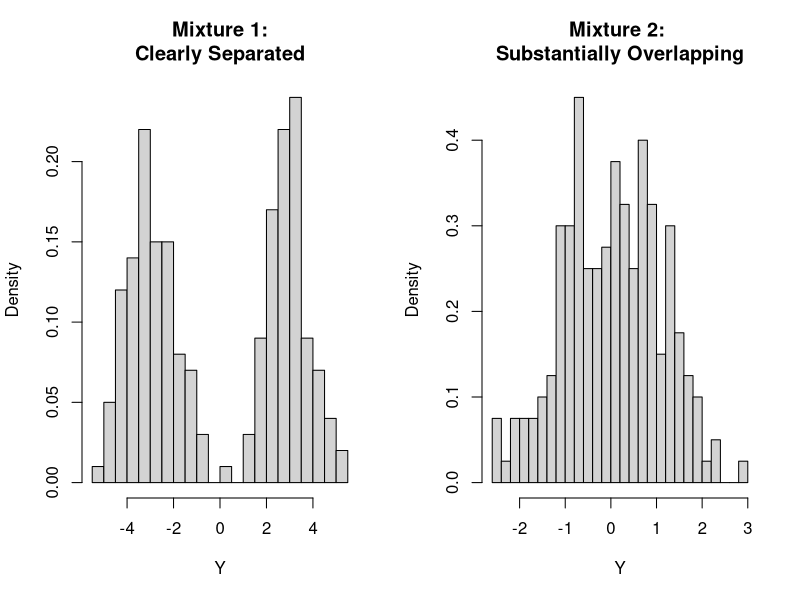
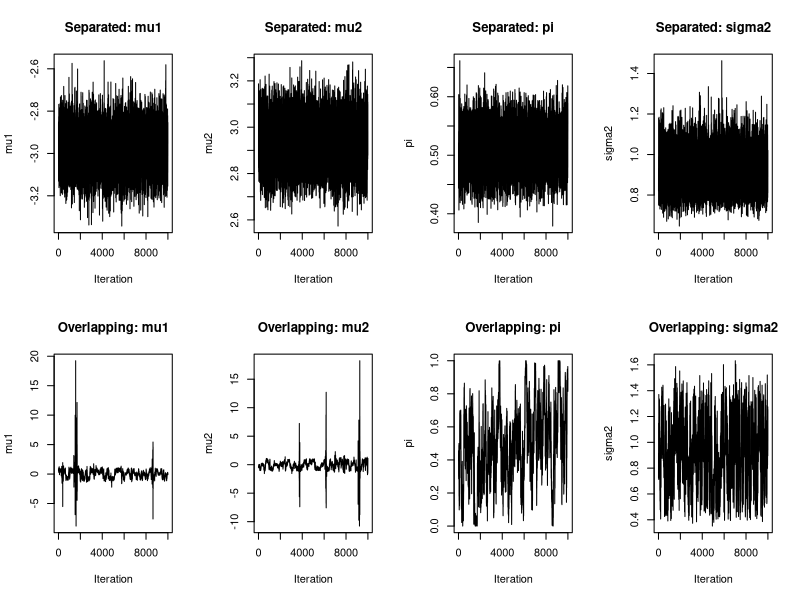
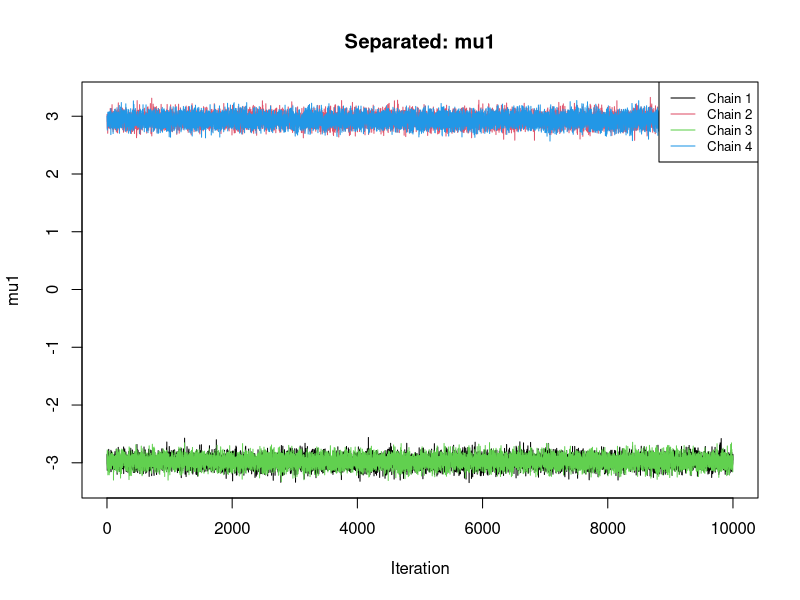
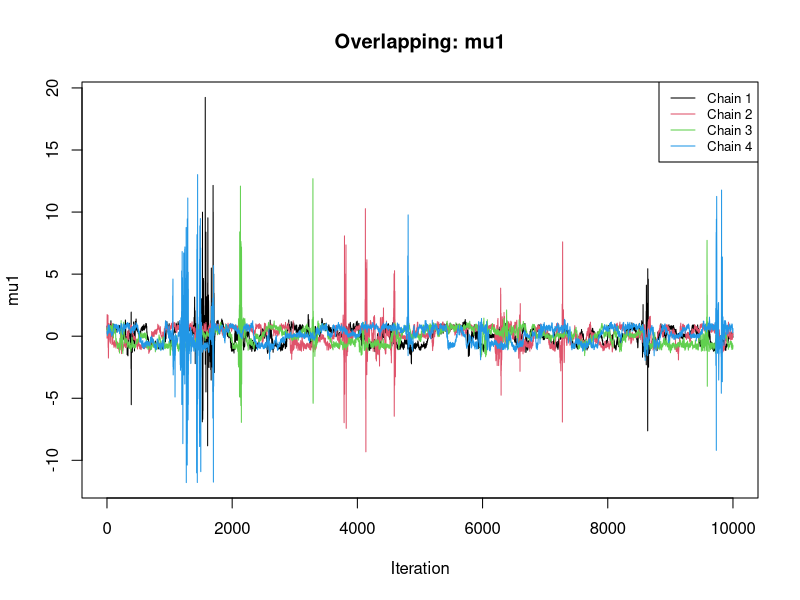
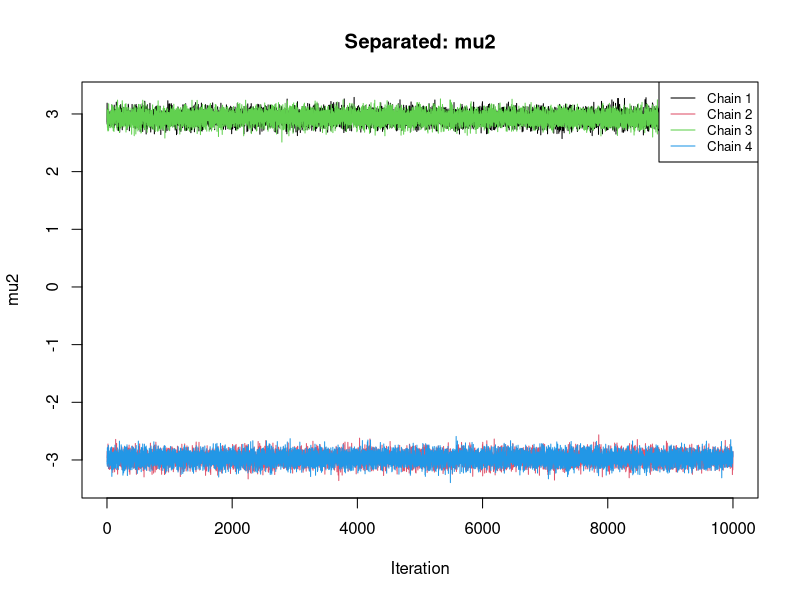
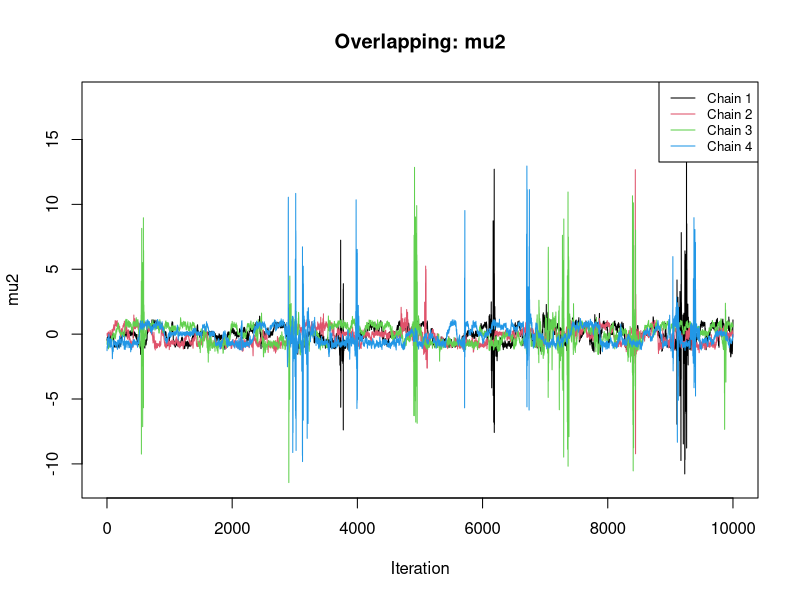
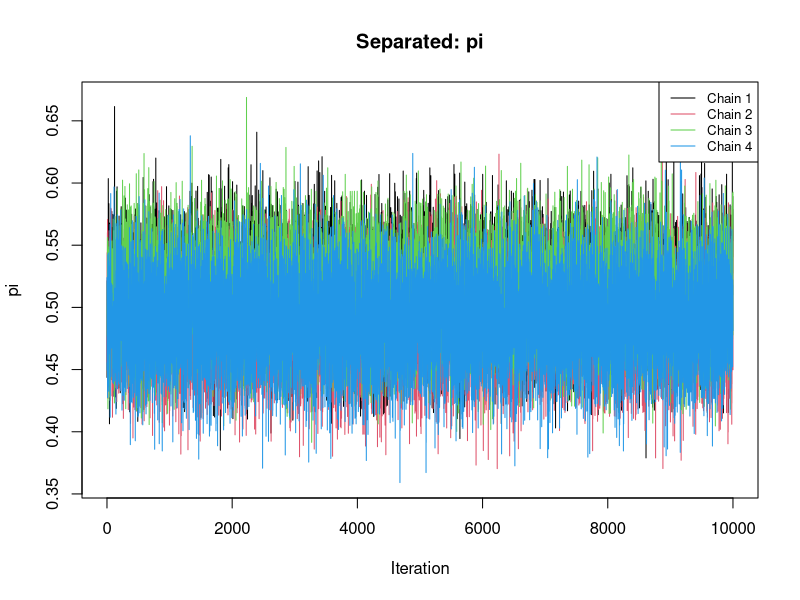
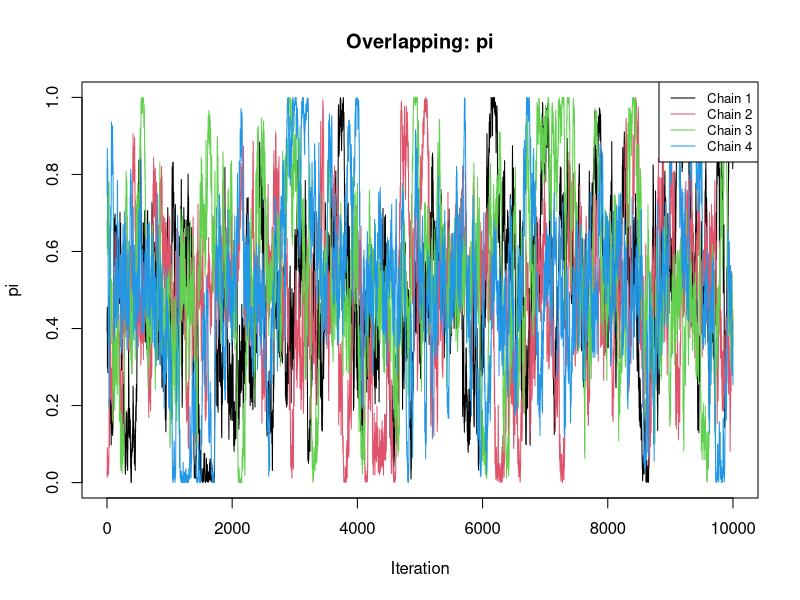

These figures' R source, in order:
## ---- chunk 1
knitr::opts_chunk$set(echo = TRUE)
## ---- chunk 2
#Gibbs sampler


gibbs_sampler <- function(y, n_iter = 12000,
                          m0 = 0, s0 = 5,
                          a = 1, b = 1,
                          alpha0 = 2, beta0 = 1,
                          mu1_init = -1,
                          mu2_init = 1,
                          pi_init = 0.5,
                          sigma2_init = 1) {

  n <- length(y)

  # Store posterior draws
  mu1 <- numeric(n_iter)
  mu2 <- numeric(n_iter)
  pi <- numeric(n_iter)
  sigma2 <- numeric(n_iter)

  # Store latent allocations
  Z <- matrix(NA_integer_, nrow = n_iter, ncol = n)

  # Initial parameter values
  mu1[1] <- mu1_init
  mu2[1] <- mu2_init
  pi[1] <- pi_init
  sigma2[1] <- sigma2_init

  # Initial allocations
  Z[1, ] <- ifelse(y < (mu1_init + mu2_init)/2, 1L, 2L) 

  for (t in 2:n_iter) {
    
    ##########################################
    # (a): Update Z_i
    ##########################################

    #Calculate the log density for component 1
    log_f1 <- dnorm(
      y, mean = mu1[t-1],
      sd = sqrt(sigma2[t-1]),
      log = TRUE
    )

    ##Calculate the log density for component 2
    log_f2 <- dnorm(
      y, mean = mu2[t-1],
      sd = sqrt(sigma2[t-1]),
      log = TRUE
    )

    # Conditional probability of component 1 (P(Z=1|y))
    w <- plogis(
      log(pi[t-1]) + log_f1 -
      log1p(-pi[t-1]) - log_f2
    )

    Z[t, ] <- ifelse(runif(n) < w, 1L, 2L) #if P(Z|y)<pi, assigned to 1L, otherwise assigned to 2L

    z <- Z[t, ]

    n1 <- sum(z == 1)
    n2 <- sum(z == 2)

    ##########################################
    # (b1): Update mu1
    ##########################################

    v1 <- 1 / (n1 / sigma2[t-1] + 1 / s0^2) #conditional variance
    m1 <- v1 * ((sum(y[z == 1]) / sigma2[t-1]) + (m0 / s0^2)) #conditional mean
    
    mu1[t] <- rnorm(1, mean = m1, sd = sqrt(v1)) #Generate a new value for \(\mu_1\)

    ##########################################
    # (b2): Update mu2
    ##########################################

    v2 <- 1 / (n2 / sigma2[t-1] + 1 / s0^2) #conditional variance
    m2 <- v2 * ((sum(y[z == 2]) / sigma2[t-1]) +(m0 / s0^2)) #conditional mean

    mu2[t] <- rnorm(1, mean = m2, sd = sqrt(v2)) #Generate a new value for \(\mu_2\)

    ##########################################
    # (c): Update pi
    ##########################################

    pi[t] <- rbeta(1, shape1 = a + n1, shape2 = b + n2)

    ##########################################
    # Step 5: Update sigma2
    ##########################################

    mu_z <- ifelse(z == 1, mu1[t], mu2[t]) #assign mean corresponding to each observation
    alpha_n <- alpha0 + n / 2
    beta_n <- beta0 + 0.5 * sum((y - mu_z)^2)

    # Inverse-Gamma random variable
    sigma2[t] <- 1 / rgamma(1, shape = alpha_n, rate = beta_n)
  }

  return(list(draws = data.frame(mu1, mu2, pi, sigma2), Z = Z))
}

## ---- chunk 3

simulate_mixture <- function(n, mu1, mu2, sigma2, pi) {

  # Generate component allocations
  z <- ifelse(runif(n) < pi, 1L, 2L)

  # Generate observations from their components
  y <- rnorm(n, mean = ifelse(z == 1, mu1, mu2), sd = sqrt(sigma2)  )

  return(list(y = y, z = z))
}


set.seed(123)

# Mixture 1: Clearly separated
data_sep <- simulate_mixture(
  n = 200,
  mu1 = -3,
  mu2 = 3,
  sigma2 = 1,
  pi = 0.5
)

# Mixture 2: Overlapping
data_overlap <- simulate_mixture(
  n = 200,
  mu1 = -0.5,
  mu2 = 0.5,
  sigma2 = 1,
  pi = 0.5
)

par(mfrow = c(1, 2))

hist(data_sep$y,
     breaks = 25,
     main = "Mixture 1:\nClearly Separated",
     xlab = "Y",
     probability = TRUE)

hist(data_overlap$y,
     breaks = 25,
     main = "Mixture 2: \nSubstantially Overlapping",
     xlab = "Y",
     probability = TRUE)

par(mfrow = c(1, 1))

## ---- chunk 4
# Initial values for the eight chains
initial_values <- list(
  c(-0.5, 0.5),
  c(0.5, -0.5),
  c(-3, 3),
  c(3, -3)
)

run_chains <- function(y, n_iter = 12000) {

  chains <- vector("list", 4)

  for (j in 1:4) {

    chains[[j]] <- gibbs_sampler(
      y = y,
      n_iter = n_iter,
      m0 = 0,
      s0 = 5,
      a = 1,
      b = 1,
      alpha0 = 2,
      beta0 = 1,
      mu1_init = initial_values[[j]][1],
      mu2_init = initial_values[[j]][2],
      pi_init = 0.5,
      sigma2_init = 1
    )
  }

  return(chains)
}

#run both simulations
set.seed(111)
chains_sep <- run_chains(data_sep$y)

set.seed(222)
chains_overlap <- run_chains(data_overlap$y)

#Remove burn in
burnin <- 2000

keep_sep <- lapply(chains_sep, function(x) {x$draws[-(1:burnin), ]})
keep_overlap <- lapply(chains_overlap, function(x) {x$draws[-(1:burnin), ]})

## ---- chunk 5
par(mfrow = c(2, 4))

# Clearly separated
for (parameter in c("mu1", "mu2", "pi", "sigma2")) {
  plot(
    keep_sep[[1]][[parameter]],
    type = "l",
    main = paste("Separated:", parameter),
    xlab = "Iteration",
    ylab = parameter
  )
}

# Overlapping
for (parameter in c("mu1", "mu2", "pi", "sigma2")) {
  plot(
    keep_overlap[[1]][[parameter]],
    type = "l",
    main = paste("Overlapping:", parameter),
    xlab = "Iteration",
    ylab = parameter
  )
}

par(mfrow = c(1, 1))

## ---- chunk 6
plot_chains <- function(chains, parameter, title) {

  values <- lapply(chains, function(x) x[[parameter]])

  plot(values[[1]], type = "l",
       ylim = range(unlist(values)),
       col = 1,
       main = title,
       xlab = "Iteration",
       ylab = parameter)

  for (j in 2:length(values)) {
    lines(values[[j]], col = j)
  }

  legend("topright",
         legend = paste("Chain", 1:length(values)),
         col = seq_along(values),
         lty = 1,
         cex = 0.8)
}

## ---- chunk 7


plot_chains(
  keep_sep,
  parameter = "mu1",
  title = "Separated: mu1"
)

plot_chains(
  keep_overlap,
  parameter = "mu1",
  title = "Overlapping: mu1"
)

## ---- chunk 8


plot_chains(
  keep_sep,
  parameter = "mu2",
  title = "Separated: mu2"
)

plot_chains(
  keep_overlap,
  parameter = "mu2",
  title = "Overlapping: mu2"
)

## ---- chunk 9

plot_chains(
  keep_sep,
  parameter = "pi",
  title = "Separated: pi"
)

plot_chains(
  keep_overlap,
  parameter = "pi",
  title = "Overlapping: pi"
)


## ---- chunk 10

plot_chains(
  keep_sep,
  parameter = "sigma2",
  title = "Separated: sigma2"
)

plot_chains(
  keep_overlap,
  parameter = "sigma2",
  title = "Overlapping: sigma2"
)


## ---- chunk 11
data_sep_c <- simulate_mixture(
  n = 200,
  mu1 = -3,
  mu2 = 3,
  sigma2 = 1,
  pi = 0.3
)
#change the pi to 0.3, so that it make it easier to identify the  label switching

set.seed(111)
chains_sep_c <- run_chains(data_sep_c$y)

keep_sep_c <- lapply(chains_sep_c, function(x) {x$draws[-(1:burnin), ]})

## ---- chunk 12

#Label switching for means

draws <- chains_sep_c[[1]]$draws

burnin <- 2000
draws <- draws[-(1:burnin), ]

par(mfrow = c(1, 2))

for (j in 1:2) {

  d <- chains_sep_c[[j]]$draws
  d <- d[-(1:burnin), ]

  plot(d$mu1,
       type = "l",
       col = "blue",
       ylim = range(d$mu1, d$mu2),
       main = paste("Chain", j),
       xlab = "Iteration",
       ylab = "Mean")

  lines(d$mu2, col = "red")
  
  
}


#Label switching for pi

par(mfrow = c(1, 2))

for (j in 1:2) {

  d <- chains_sep_c[[j]]$draws
  d <- d[-(1:burnin), ]

  plot(
    d$pi,
    type = "l",
    col = "blue",
    ylim = c(0, 1),
    main = paste("Chain", j, ": pi"),
    xlab = "Iteration",
    ylab = "pi"
  )

  abline(h = 0.5, col = "red", lty = 2)
}

## ---- chunk 13


all_draws <- do.call(
  rbind,
  lapply(chains_sep_c, function(x) {
    x$draws[-(1:burnin), ]
  })
)


# Post-process posterior samples
ordered_draws <- data.frame(

  mu_low = pmin(all_draws$mu1, all_draws$mu2),
  mu_high = pmax(all_draws$mu1, all_draws$mu2),

  pi_low = ifelse(
    all_draws$mu1 < all_draws$mu2,
    all_draws$pi,
    1 - all_draws$pi
  ),

  sigma2 = all_draws$sigma2
)

#plot

par(mfrow = c(2, 2))

hist(
  all_draws$mu1,
  breaks = 50,
  main = "Original mu1",
  xlab = "mu1"
)

hist(
  all_draws$mu2,
  breaks = 50,
  main = "Original mu2",
  xlab = "mu2"
)

hist(
  ordered_draws$mu_low,
  breaks = 50,
  main = "Lower Component Mean",
  xlab = "mu_low"
)

hist(
  ordered_draws$mu_high,
  breaks = 50,
  main = "Higher Component Mean",
  xlab = "mu_high"
)

par(mfrow = c(1, 1))


#Posterior means

# Before post-processing
colMeans(all_draws)

# After post-processing
colMeans(ordered_draws)


## ---- chunk 14
